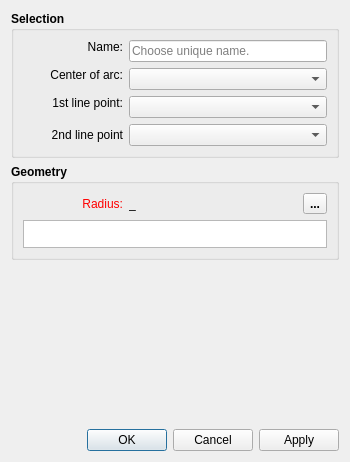
<?xml version="1.0" encoding="UTF-8"?>
<ui version="4.0">
 <class>IntersectArcLineDialog</class>
 <widget class="QDialog" name="IntersectArcLineDialog">
  <property name="geometry">
   <rect>
    <x>0</x>
    <y>0</y>
    <width>350</width>
    <height>462</height>
   </rect>
  </property>
  <property name="minimumSize">
   <size>
    <width>270</width>
    <height>0</height>
   </size>
  </property>
  <property name="windowTitle">
   <string>Point - Intersect Arc and Line</string>
  </property>
  <property name="windowIcon">
   <iconset resource="../../../vmisc/share/resources/icon.qrc">
    <normaloff>:/icon/64x64/icon64x64.png</normaloff>:/icon/64x64/icon64x64.png</iconset>
  </property>
  <property name="locale">
   <locale language="English" country="UnitedStates"/>
  </property>
  <property name="modal">
   <bool>true</bool>
  </property>
  <layout class="QVBoxLayout" name="verticalLayout_3">
   <item>
    <widget class="QGroupBox" name="selection_GroupBox">
     <property name="sizePolicy">
      <sizepolicy hsizetype="Expanding" vsizetype="Preferred">
       <horstretch>0</horstretch>
       <verstretch>0</verstretch>
      </sizepolicy>
     </property>
     <property name="font">
      <font>
       <pointsize>9</pointsize>
       <bold>true</bold>
      </font>
     </property>
     <property name="title">
      <string>Selection</string>
     </property>
     <layout class="QFormLayout" name="formLayout">
      <item row="0" column="0">
       <widget class="QLabel" name="labelEditNamePoint">
        <property name="sizePolicy">
         <sizepolicy hsizetype="Fixed" vsizetype="Fixed">
          <horstretch>0</horstretch>
          <verstretch>0</verstretch>
         </sizepolicy>
        </property>
        <property name="minimumSize">
         <size>
          <width>100</width>
          <height>0</height>
         </size>
        </property>
        <property name="font">
         <font>
          <pointsize>9</pointsize>
          <bold>false</bold>
         </font>
        </property>
        <property name="text">
         <string>Name:</string>
        </property>
        <property name="alignment">
         <set>Qt::AlignRight|Qt::AlignTrailing|Qt::AlignVCenter</set>
        </property>
       </widget>
      </item>
      <item row="0" column="1">
       <widget class="QLineEdit" name="lineEditNamePoint">
        <property name="minimumSize">
         <size>
          <width>80</width>
          <height>0</height>
         </size>
        </property>
        <property name="maximumSize">
         <size>
          <width>16777215</width>
          <height>16777215</height>
         </size>
        </property>
        <property name="font">
         <font>
          <pointsize>9</pointsize>
          <bold>false</bold>
         </font>
        </property>
        <property name="focusPolicy">
         <enum>Qt::StrongFocus</enum>
        </property>
        <property name="toolTip">
         <string>Unique name</string>
        </property>
        <property name="placeholderText">
         <string>Choose unique name.</string>
        </property>
       </widget>
      </item>
      <item row="1" column="0">
       <widget class="QLabel" name="labelArcCenter">
        <property name="sizePolicy">
         <sizepolicy hsizetype="Expanding" vsizetype="Fixed">
          <horstretch>0</horstretch>
          <verstretch>0</verstretch>
         </sizepolicy>
        </property>
        <property name="minimumSize">
         <size>
          <width>100</width>
          <height>0</height>
         </size>
        </property>
        <property name="font">
         <font>
          <pointsize>9</pointsize>
          <bold>false</bold>
         </font>
        </property>
        <property name="text">
         <string>Center of arc:</string>
        </property>
        <property name="alignment">
         <set>Qt::AlignRight|Qt::AlignTrailing|Qt::AlignVCenter</set>
        </property>
       </widget>
      </item>
      <item row="1" column="1">
       <widget class="QComboBox" name="comboBoxCenter">
        <property name="sizePolicy">
         <sizepolicy hsizetype="Expanding" vsizetype="Fixed">
          <horstretch>0</horstretch>
          <verstretch>0</verstretch>
         </sizepolicy>
        </property>
        <property name="minimumSize">
         <size>
          <width>80</width>
          <height>0</height>
         </size>
        </property>
        <property name="maximumSize">
         <size>
          <width>16777215</width>
          <height>16777215</height>
         </size>
        </property>
        <property name="font">
         <font>
          <pointsize>9</pointsize>
          <bold>false</bold>
         </font>
        </property>
       </widget>
      </item>
      <item row="2" column="0">
       <widget class="QLabel" name="labelFirstPoint">
        <property name="sizePolicy">
         <sizepolicy hsizetype="Expanding" vsizetype="Fixed">
          <horstretch>0</horstretch>
          <verstretch>0</verstretch>
         </sizepolicy>
        </property>
        <property name="minimumSize">
         <size>
          <width>100</width>
          <height>0</height>
         </size>
        </property>
        <property name="font">
         <font>
          <pointsize>9</pointsize>
          <bold>false</bold>
         </font>
        </property>
        <property name="text">
         <string>1st line point:</string>
        </property>
        <property name="alignment">
         <set>Qt::AlignRight|Qt::AlignTrailing|Qt::AlignVCenter</set>
        </property>
       </widget>
      </item>
      <item row="2" column="1">
       <widget class="QComboBox" name="comboBoxFirstPoint">
        <property name="sizePolicy">
         <sizepolicy hsizetype="Expanding" vsizetype="Fixed">
          <horstretch>0</horstretch>
          <verstretch>0</verstretch>
         </sizepolicy>
        </property>
        <property name="minimumSize">
         <size>
          <width>80</width>
          <height>0</height>
         </size>
        </property>
        <property name="maximumSize">
         <size>
          <width>16777215</width>
          <height>16777215</height>
         </size>
        </property>
        <property name="font">
         <font>
          <pointsize>9</pointsize>
          <bold>false</bold>
         </font>
        </property>
       </widget>
      </item>
      <item row="3" column="0">
       <widget class="QLabel" name="labelSecondPoint">
        <property name="sizePolicy">
         <sizepolicy hsizetype="Expanding" vsizetype="Preferred">
          <horstretch>0</horstretch>
          <verstretch>0</verstretch>
         </sizepolicy>
        </property>
        <property name="minimumSize">
         <size>
          <width>100</width>
          <height>0</height>
         </size>
        </property>
        <property name="font">
         <font>
          <pointsize>9</pointsize>
          <bold>false</bold>
         </font>
        </property>
        <property name="text">
         <string>2nd line point</string>
        </property>
        <property name="alignment">
         <set>Qt::AlignRight|Qt::AlignTrailing|Qt::AlignVCenter</set>
        </property>
       </widget>
      </item>
      <item row="3" column="1">
       <widget class="QComboBox" name="comboBoxSecondPoint">
        <property name="sizePolicy">
         <sizepolicy hsizetype="Expanding" vsizetype="Fixed">
          <horstretch>0</horstretch>
          <verstretch>0</verstretch>
         </sizepolicy>
        </property>
        <property name="minimumSize">
         <size>
          <width>80</width>
          <height>0</height>
         </size>
        </property>
        <property name="maximumSize">
         <size>
          <width>16777215</width>
          <height>16777215</height>
         </size>
        </property>
        <property name="font">
         <font>
          <pointsize>9</pointsize>
          <bold>false</bold>
         </font>
        </property>
        <property name="iconSize">
         <size>
          <width>80</width>
          <height>14</height>
         </size>
        </property>
       </widget>
      </item>
     </layout>
    </widget>
   </item>
   <item>
    <widget class="QGroupBox" name="geometry_GroupBox">
     <property name="sizePolicy">
      <sizepolicy hsizetype="Expanding" vsizetype="Preferred">
       <horstretch>0</horstretch>
       <verstretch>0</verstretch>
      </sizepolicy>
     </property>
     <property name="font">
      <font>
       <pointsize>9</pointsize>
       <bold>true</bold>
      </font>
     </property>
     <property name="title">
      <string>Geometry</string>
     </property>
     <layout class="QVBoxLayout" name="verticalLayout">
      <item>
       <layout class="QHBoxLayout" name="horizontalLayout_2">
        <item alignment="Qt::AlignLeft">
         <widget class="QLabel" name="labelEditFormula">
          <property name="sizePolicy">
           <sizepolicy hsizetype="Fixed" vsizetype="Preferred">
            <horstretch>0</horstretch>
            <verstretch>0</verstretch>
           </sizepolicy>
          </property>
          <property name="minimumSize">
           <size>
            <width>100</width>
            <height>0</height>
           </size>
          </property>
          <property name="palette">
           <palette>
            <active>
             <colorrole role="WindowText">
              <brush brushstyle="SolidPattern">
               <color alpha="255">
                <red>255</red>
                <green>0</green>
                <blue>0</blue>
               </color>
              </brush>
             </colorrole>
            </active>
            <inactive>
             <colorrole role="WindowText">
              <brush brushstyle="SolidPattern">
               <color alpha="255">
                <red>255</red>
                <green>0</green>
                <blue>0</blue>
               </color>
              </brush>
             </colorrole>
            </inactive>
            <disabled>
             <colorrole role="WindowText">
              <brush brushstyle="SolidPattern">
               <color alpha="255">
                <red>159</red>
                <green>158</green>
                <blue>158</blue>
               </color>
              </brush>
             </colorrole>
            </disabled>
           </palette>
          </property>
          <property name="font">
           <font>
            <pointsize>9</pointsize>
            <bold>false</bold>
           </font>
          </property>
          <property name="text">
           <string>Radius:</string>
          </property>
          <property name="alignment">
           <set>Qt::AlignRight|Qt::AlignTrailing|Qt::AlignVCenter</set>
          </property>
         </widget>
        </item>
        <item>
         <widget class="QLabel" name="labelResultCalculation">
          <property name="sizePolicy">
           <sizepolicy hsizetype="Fixed" vsizetype="Preferred">
            <horstretch>0</horstretch>
            <verstretch>0</verstretch>
           </sizepolicy>
          </property>
          <property name="minimumSize">
           <size>
            <width>85</width>
            <height>0</height>
           </size>
          </property>
          <property name="font">
           <font>
            <pointsize>9</pointsize>
            <bold>false</bold>
           </font>
          </property>
          <property name="toolTip">
           <string>Value</string>
          </property>
          <property name="text">
           <string notr="true">_</string>
          </property>
         </widget>
        </item>
        <item>
         <spacer name="horizontalSpacer">
          <property name="orientation">
           <enum>Qt::Horizontal</enum>
          </property>
          <property name="sizeHint" stdset="0">
           <size>
            <width>10</width>
            <height>20</height>
           </size>
          </property>
         </spacer>
        </item>
        <item alignment="Qt::AlignRight">
         <widget class="QToolButton" name="toolButtonExprRadius">
          <property name="toolTip">
           <string>Formula wizard</string>
          </property>
          <property name="text">
           <string notr="true">...</string>
          </property>
          <property name="icon">
           <iconset resource="../../../vmisc/share/resources/icon.qrc">
            <normaloff>:/icon/24x24/fx.png</normaloff>:/icon/24x24/fx.png</iconset>
          </property>
          <property name="iconSize">
           <size>
            <width>24</width>
            <height>24</height>
           </size>
          </property>
         </widget>
        </item>
       </layout>
      </item>
      <item>
       <widget class="ExpandingTextEdit" name="plainTextEditFormula">
        <property name="sizePolicy">
         <sizepolicy hsizetype="Expanding" vsizetype="Preferred">
          <horstretch>0</horstretch>
          <verstretch>0</verstretch>
         </sizepolicy>
        </property>
        <property name="maximumSize">
         <size>
          <width>16777215</width>
          <height>28</height>
         </size>
        </property>
        <property name="toolTip">
         <string>Calculation</string>
        </property>
        <property name="tabChangesFocus">
         <bool>true</bool>
        </property>
       </widget>
      </item>
     </layout>
    </widget>
   </item>
   <item>
    <spacer name="verticalSpacer">
     <property name="orientation">
      <enum>Qt::Vertical</enum>
     </property>
     <property name="sizeHint" stdset="0">
      <size>
       <width>20</width>
       <height>40</height>
      </size>
     </property>
    </spacer>
   </item>
   <item>
    <widget class="QDialogButtonBox" name="buttonBox">
     <property name="orientation">
      <enum>Qt::Horizontal</enum>
     </property>
     <property name="standardButtons">
      <set>QDialogButtonBox::Apply|QDialogButtonBox::Cancel|QDialogButtonBox::Ok</set>
     </property>
    </widget>
   </item>
  </layout>
 </widget>
 <customwidgets>
  <customwidget>
   <class>ExpandingTextEdit</class>
   <extends>QPlainTextEdit</extends>
   <header>expandingtextedit.h</header>
  </customwidget>
 </customwidgets>
 <tabstops>
  <tabstop>lineEditNamePoint</tabstop>
  <tabstop>comboBoxCenter</tabstop>
  <tabstop>comboBoxFirstPoint</tabstop>
  <tabstop>comboBoxSecondPoint</tabstop>
  <tabstop>toolButtonExprRadius</tabstop>
  <tabstop>plainTextEditFormula</tabstop>
 </tabstops>
 <resources>
  <include location="../../../vmisc/share/resources/icon.qrc"/>
 </resources>
 <connections>
  <connection>
   <sender>buttonBox</sender>
   <signal>accepted()</signal>
   <receiver>IntersectArcLineDialog</receiver>
   <slot>accept()</slot>
   <hints>
    <hint type="sourcelabel">
     <x>248</x>
     <y>254</y>
    </hint>
    <hint type="destinationlabel">
     <x>157</x>
     <y>274</y>
    </hint>
   </hints>
  </connection>
  <connection>
   <sender>buttonBox</sender>
   <signal>rejected()</signal>
   <receiver>IntersectArcLineDialog</receiver>
   <slot>reject()</slot>
   <hints>
    <hint type="sourcelabel">
     <x>316</x>
     <y>260</y>
    </hint>
    <hint type="destinationlabel">
     <x>286</x>
     <y>274</y>
    </hint>
   </hints>
  </connection>
 </connections>
</ui>
